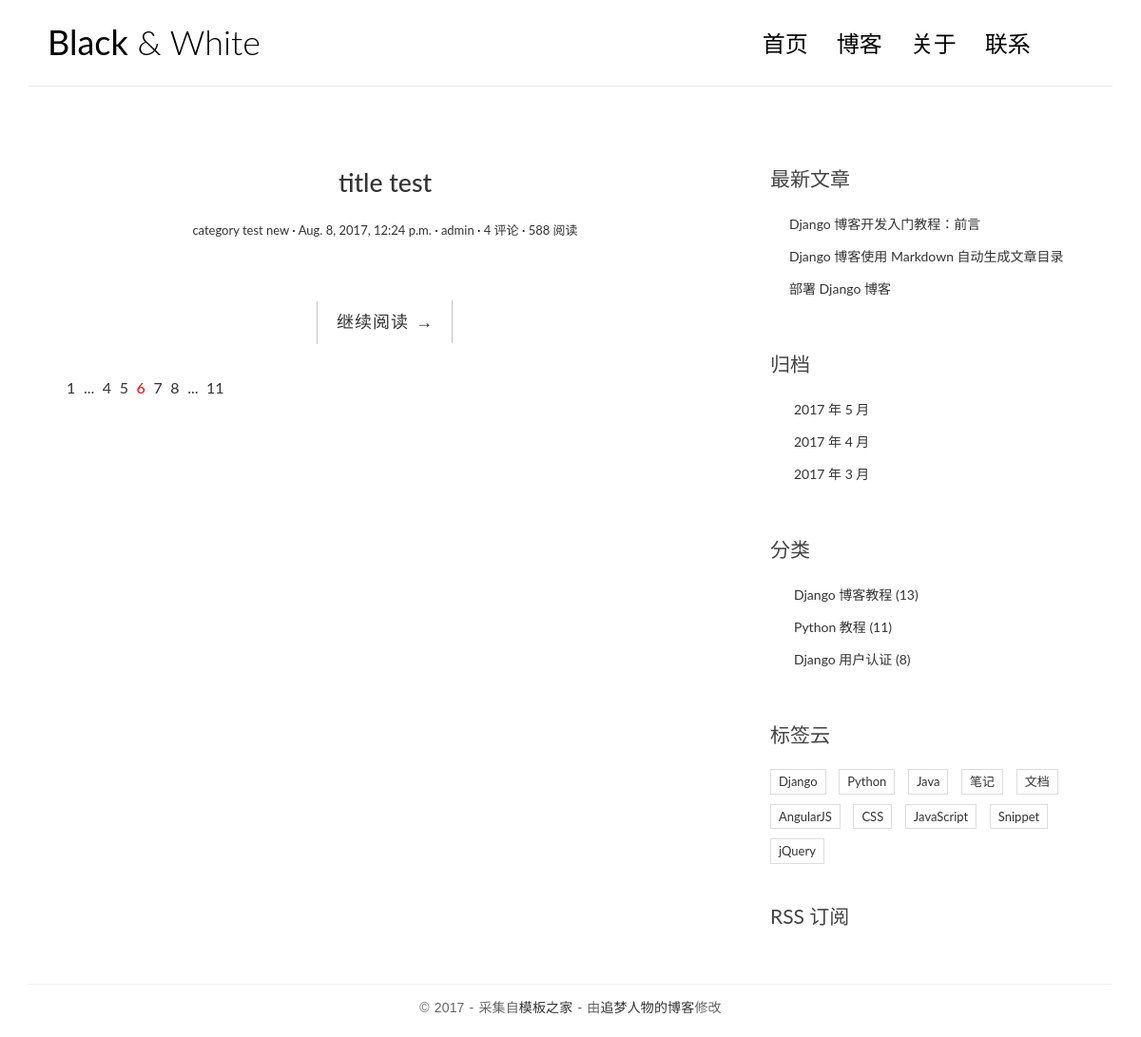
The app's page /, older data.
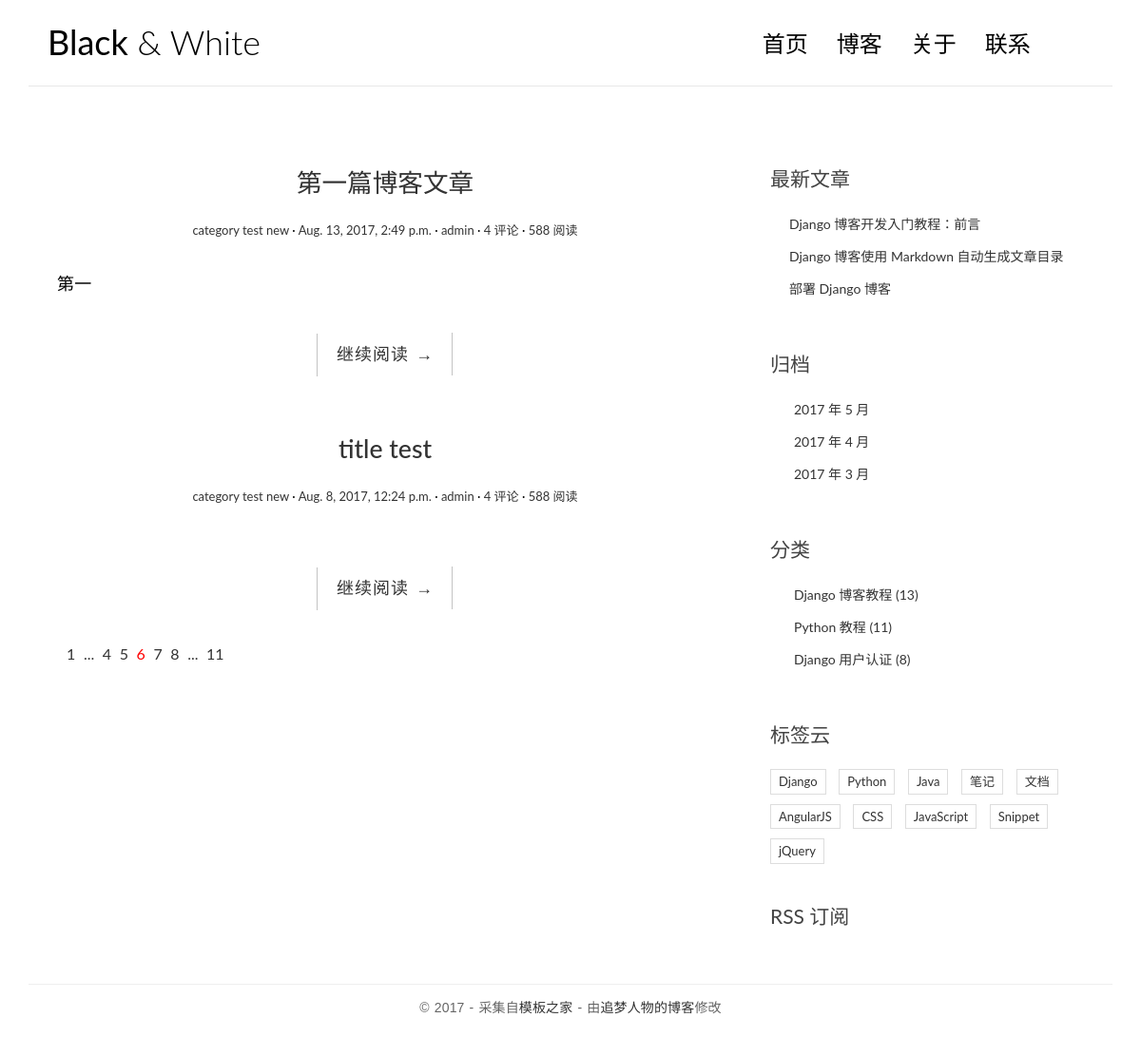
The same page, newer data.
### blog/models.py (models this page shows, shortened)
class Post(models.Model):
    def get_absolute_url(self):
        return reverse('blog:detail', kwargs={'pk': self.pk })
    title = models.CharField(max_length = 100 )
    body = models.TextField()
    created_time = models.DateTimeField()
    modified_time = models.DateTimeField()
    excerpt = models.CharField(max_length = 200, blank = True)
    category = models.ForeignKey(Category)
    tags = models.ManyToManyField(Tag, blank = True)
    author = models.ForeignKey(User)

class Category(models.Model):
    name = models.CharField(max_length = 100)

### blog/views.py (the view)
# urls.py: url(r'^$', views.index, name='index'),
def index(request):
    post_list = Post.objects.all().order_by('-created_time')
    return render(request, 'blog/index.html', context = {'post_list': post_list})

### templates/blog/index.html
{% extends 'base.html' %}
{% block main %}
            {% for post in post_list %}
                <article class="post post-{{ post.pk}}">
                    <header class="entry-header">
                        <h1 class="entry-title">
                            <a href="{{ post.get_absolute_url }}">{{ post.title }}</a>
                        </h1>
                        <div class="entry-meta">
                            <span class="post-category"><a href="#">{{ post.category.name}}</a></span>
                            <span class="post-date"><a href="#"><time class="entry-date"
                                                                      datetime="{{post.created_time}}">{{post.created_time}}</time></a></span>
                            <span class="post-author"><a href="#">{{ post.author}}</a></span>
                            <span class="comments-link"><a href="#">4 评论</a></span>
                            <span class="views-count"><a href="#">588 阅读</a></span>
                        </div>
                    </header>
                    <div class="entry-content clearfix">
                        <p>{{post.excerpt}}</p>
                        <div class="read-more cl-effect-14">
                            <a href="{{ post.get_absolute_url }}" class="more-link">继续阅读 <span class="meta-nav">→</span></a>
                        </div>
                    </div>
                </article>
                {%empty%}
                    <div class="no-post">暂时没有发布文章！</div>
                {% endfor %}
                <div class="pagination">
                    <ul>
                        <li><a href="">1</a></li>
                        <li><a href="">...</a></li>
                        <li><a href="">4</a></li>
                        <li><a href="">5</a></li>
                        <li class="current"><a href="">6</a></li>
                        <li><a href="">7</a></li>
                        <li><a href="">8</a></li>
                        <li><a href="">...</a></li>
                        <li><a href="">11</a></li>
                    </ul>
                </div>
{%endblock main %}

### templates/base.html (shortened to what this page needs)
{% load staticfiles %}
{% load blog_tags %}
<!DOCTYPE html>
<html>
<head>
    <link rel="stylesheet" href="{% static 'blog/css/bootstrap.min.css' %}">
    <link rel="stylesheet" href="http://code.ionicframework.com/ionicons/2.0.1/css/ionicons.min.css">
    <link rel="stylesheet" href="{% static 'blog/css/pace.css' %}">
    <link rel="stylesheet" href="{% static 'blog/css/custom.css' %}">
    <link rel="stylesheet" href="{% static 'blog/ccs/highlight/tango.css' %}">
</head>
<body>
<div class="container">
    <header id="site-header">
        <div class="row">
            <div class="col-md-4 col-sm-5 col-xs-8">
                <div class="logo">
                    <h1><a href="index.html"><b>Black</b> &amp; White</a></h1>
                </div>
            </div>
            <div class="col-md-8 col-sm-7 col-xs-4">
                <nav class="main-nav" role="navigation">
                    <div class="collapse navbar-collapse" id="bs-example-navbar-collapse-1">
                        <ul class="nav navbar-nav navbar-right">
                            <li class="cl-effect-11"><a href="index.html" data-hover="首页">首页</a></li>
                            <li class="cl-effect-11"><a href="full-width.html" data-hover="博客">博客</a></li>
                            <li class="cl-effect-11"><a href="about.html" data-hover="关于">关于</a></li>
                            <li class="cl-effect-11"><a href="contact.html" data-hover="联系">联系</a></li>
                        </ul>
                    </div>
                </nav>
            </div>
        </div>
    </header>
</div>
<div class="content-body">
    <div class="container">
        <div class="row">
            <main class="col-md-8">
                {% block main %}
                {% endblock main %}
            </main>
            <aside class="col-md-4">
                <div class="widget widget-recent-posts">
                    <h3 class="widget-title">最新文章</h3>
                    <ul>
                        <li>
                            <a href="#">Django 博客开发入门教程：前言</a>
                        </li>
                        <li>
                            <a href="#">Django 博客使用 Markdown 自动生成文章目录</a>
                        </li>
                        <li>
                            <a href="#">部署 Django 博客</a>
                        </li>
                    </ul>
                </div>
                <div class="widget widget-archives">
                    <h3 class="widget-title">归档</h3>
                    <ul>
                        <li>
                            <a href="#">2017 年 5 月</a>
                        </li>
                        <li>
                            <a href="#">2017 年 4 月</a>
                        </li>
                        <li>
                            <a href="#">2017 年 3 月</a>
                        </li>
                    </ul>
                </div>
                <div class="widget widget-category">
                    <h3 class="widget-title">分类</h3>
                    <ul>
                        <li>
                            <a href="#">Django 博客教程 <span class="post-count">(13)</span></a>
                        </li>
                        <li>
                            <a href="#">Python 教程 <span class="post-count">(11)</span></a>
                        </li>
                        <li>
                            <a href="#">Django 用户认证 <span class="post-count">(8)</span></a>
                        </li>
                    </ul>
                </div>
                <div class="widget widget-tag-cloud">
                    <h3 class="widget-title">标签云</h3>
                    <ul>
                        <li>
                            <a href="#">Django</a>
                        </li>
                        <li>
                            <a href="#">Python</a>
                        </li>
                        <li>
                            <a href="#">Java</a>
                        </li>
                        <li>
                            <a href="#">笔记</a>
                        </li>
                        <li>
                            <a href="#">文档</a>
                        </li>
                        <li>
                            <a href="#">AngularJS</a>
                        </li>
                        <li>
                            <a href="#">CSS</a>
                        </li>
                        <li>
                            <a href="#">JavaScript</a>
                        </li>
                        <li>
                            <a href="#">Snippet</a>
                        </li>
                        <li>
                            <a href="#">jQuery</a>
                        </li>
                    </ul>
                </div>
                <div class="rss">
                    <a href=""> RSS 订阅</a>
                </div>
            </aside>
        </div>
    </div>
</div>
<footer id="site-footer">
    <div class="container">
        <div class="row">
            <div class="col-md-12">
                <p class="copyright">&copy 2017 - 采集自<a href="http://www.cssmoban.com/"
                                                        target="_blank" title="模板之家">模板之家</a>
                    - 由<a href="http://zmrenwu.com/" title="网页模板" target="_blank">追梦人物的博客</a>修改
                </p>
            </div>
        </div>
    </div>
</footer>
</body>
</html>

### blog/static/blog/css/custom.css (style rules this page uses)
* { outline: none; }
h1, h2, h3, h4, h5, h6 { margin-top: 0; }
b { font-weight: 400; }
a { color: #333; }
body { color: #444; font-family: 'Lato', sans-serif; }
p { font-family: 'Ubuntu', sans-serif; font-weight: 400; word-spacing: 1px; letter-spacing: 0.01em; }
#site-header { background-color: #FFF; padding: 25px 20px; margin-bottom: 40px; border-bottom: 1px solid #e7e7e7; }
.logo h1 a { color: #000; }
.logo h1 { margin: 0; font-family: 'Lato', sans-serif; font-weight: 300; }
.main-nav { margin-top: 11px; max-width: 95%; }
.main-nav a { color: #000000 !important; padding: 0 0 5px 0 !important; margin-right: 30px; font-family: 'Lato', sans-serif; font-weight: 300; font-size: 24px; }
.cl-effect-11 a { padding: 10px 0; color: #0972b4; text-shadow: none; }
.cl-effect-11 a::before { position: absolute; top: 0; left: 0; overflow: hidden; padding: 0 0 5px 0 !important; max-width: 0; border-bottom: 1px solid #000; color: #000; content: attr(data-hover); white-space: nowrap; -webkit-transition: max-width 0.5s; -moz-transition: max-width 0.5s; transition: max-width 0.5s; }
.content-body { padding-bottom: 4em; }
.post { background: #fff; padding: 30px 30px 0; }
.entry-title { text-align: center; font-size: 1.9em; margin-bottom: 20px; line-height: 1.6; padding: 10px 20px 0; }
.entry-meta { text-align: center; color: #DDDDDD; font-size: 13px; margin-bottom: 30px; }
.entry-content { font-size: 18px; line-height: 1.9; font-weight: 300; color: #000; }
.post-category::after, .post-date::after, .post-author::after, .comments-link::after { content: ' ·'; color: #000; }
.read-more { font-family: 'Ubuntu', sans-serif; font-weight: 400; word-spacing: 1px; letter-spacing: 0.01em; text-align: center; margin-top: 20px; }
.cl-effect-14 a { padding: 0 20px; height: 45px; line-height: 45px; position: relative; display: inline-block; margin: 15px 25px; letter-spacing: 1px; font-weight: 400; text-shadow: 0 0 1px rgba(255, 255, 255, 0.3); }
.cl-effect-14 a::before, .cl-effect-14 a::after { position: absolute; width: 45px; height: 1px; background: #C3C3C3; content: ''; -webkit-transition: all 0.3s; -moz-transition: all 0.3s; transition: all 0.3s; pointer-events: none; }
.cl-effect-14 a::before { top: 0; left: 0; -webkit-transform: rotate(90deg); -moz-transform: rotate(90deg); transform: rotate(90deg); -webkit-transform-origin: 0 0; -moz-transform-origin: 0 0; transform-origin: 0 0; }
.cl-effect-14 a::after { right: 0; bottom: 0; -webkit-transform: rotate(90deg); -moz-transform: rotate(90deg); transform: rotate(90deg); -webkit-transform-origin: 100% 0; -moz-transform-origin: 100% 0; transform-origin: 100% 0; }
.widget { background: #fff; padding: 30px 0 0; }
.widget-title { font-size: 1.5em; margin-bottom: 20px; line-height: 1.6; padding: 10px 0 0; font-weight: 400; }
.widget-recent-posts ul { padding: 0; margin: 0; padding-left: 20px; }
.widget-recent-posts ul li { list-style-type: none; position: relative; line-height: 170%; margin-bottom: 10px; }
.widget-recent-posts ul li::before { content: '\f3d3'; font-family: "Ionicons"; position: absolute; left: -17px; top: 3px; font-size: 16px; color: #000; }
.widget-archives ul { padding: 0; margin: 0; padding-left: 25px; }
.widget-archives ul li { list-style-type: none; position: relative; line-height: 170%; margin-bottom: 10px; }
.widget-archives ul li::before { content: '\f3f3'; font-family: "Ionicons"; position: absolute; left: -25px; top: 1px; font-size: 16px; color: #000; }
.widget-category ul { padding: 0; margin: 0; padding-left: 25px; }
.widget-category ul li { list-style-type: none; position: relative; line-height: 170%; margin-bottom: 10px; }
.widget-category ul li::before { content: '\f3fe'; font-family: "Ionicons"; position: absolute; left: -25px; top: 1px; font-size: 18px; color: #000; }
.widget-tag-cloud ul { padding: 0; margin: 0; margin-right: -10px; }
.widget-tag-cloud ul li { list-style-type: none; font-size: 13px; display: inline-block; margin-right: 10px; margin-bottom: 10px; padding: 3px 8px; border: 1px solid #ddd; }
.rss { font-size: 21px; margin-top: 30px; }
.rss a { color: #444; }
#site-footer { padding-top: 10px; padding: 0 0 1.5em 0; }
.copyright { text-align: center; padding-top: 1em; margin: 0; border-top: 1px solid #eee; color: #666; }
.pagination ul { list-style: none; }
.pagination ul li { display: inline-block; font-size: 16px; margin-right: 5px; }
.current a { color: red; }

Row changes from the older to the newer data that the page shows:
added Post: title "第一篇博客文章", category.name "category test new", created_time "Aug. 13, 2017, 2:49 p.m.", author "admin", excerpt "第一"
